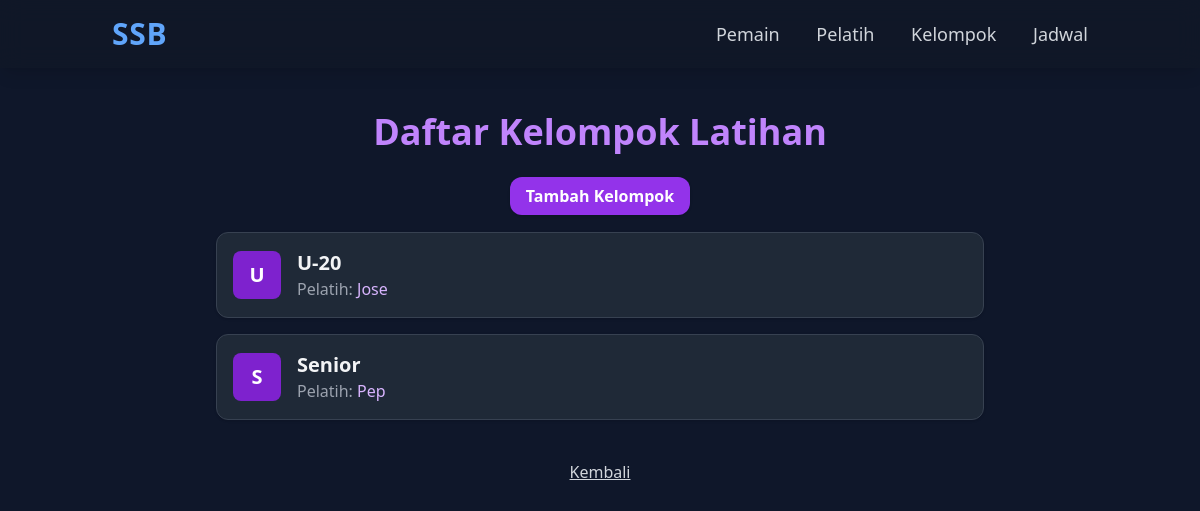
Page /groups/ on the earlier database version.
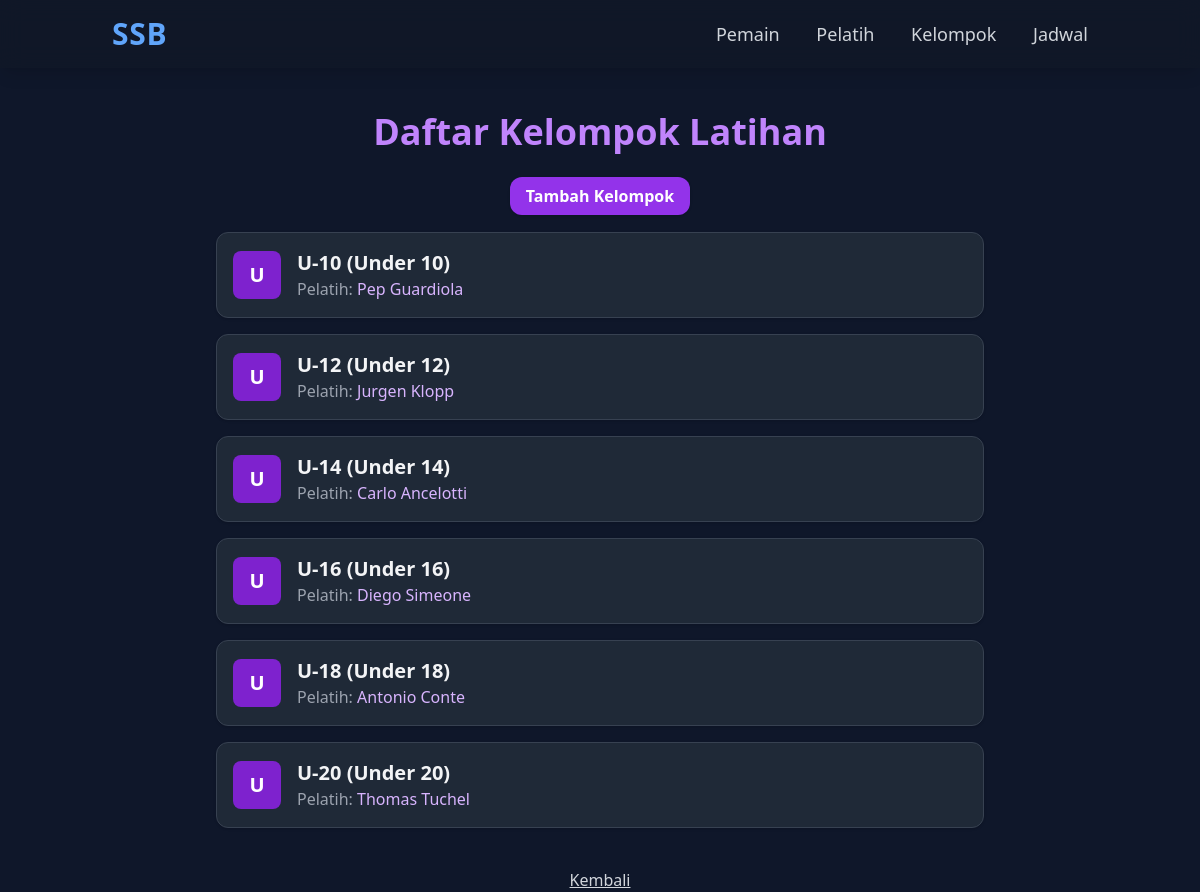
Same page on the later database version.
### academy/models.py (models this page shows, shortened)
class Group(models.Model):
    name = models.CharField(max_length=50)
    coach = models.ForeignKey(Coach, on_delete=models.SET_NULL, null=True)

class Coach(models.Model):
    name = models.CharField(max_length=100)
    license_level = models.CharField(max_length=50, blank=True)
    phone = models.CharField(max_length=20, blank=True)
    photo = models.ImageField(upload_to='coaches/', blank=True)

### academy/views.py (the view)
# urls.py: path('groups/', views.group_list, name='group_list'),
def group_list(request):
    groups = Group.objects.all()
    return render(request, 'academy/group_list.html', {'groups': groups})

### academy/templates/academy/group_list.html (shortened to what this page needs)
{% extends "academy/base.html" %}
{% block content %}
<h1 class="text-4xl font-bold text-purple-400 mb-8 text-center">Daftar Kelompok Latihan</h1>
<div class="text-center mb-6">
    <a href="/groups/add/"
       class="bg-purple-600 hover:bg-purple-500 text-white font-semibold py-2 px-4 rounded-xl shadow">
        Tambah Kelompok
    </a>
</div>
<div class="space-y-4 max-w-3xl mx-auto">
    {% for g in groups %}
    <a href="/groups/{{ g.id }}/"
       class="block bg-gray-800 hover:bg-gray-700 rounded-xl border border-gray-700 p-4 transition shadow">
        <div class="flex items-center space-x-4">
            <div class="bg-purple-700 w-12 h-12 rounded-lg flex items-center justify-center text-white font-bold text-xl">
                {{ g.name|slice:":1" }}
            </div>
            <div>
                <h3 class="text-xl font-bold text-gray-100">{{ g.name }}</h3>
                <p class="text-gray-400">
                    Pelatih:
                    {% if g.coach %}
                        <span class="text-purple-300">{{ g.coach.name }}</span>
                    {% else %}
                        -
                    {% endif %}
                </p>
            </div>
        </div>
    </a>
    {% endfor %}
</div>
<div class="text-center mt-10">
    <a href="/" class="text-gray-300 hover:text-gray-100 underline">Kembali</a>
</div>
{% endblock %}

### academy/templates/academy/base.html (shortened to what this page needs)
{% load static %}
<!DOCTYPE html>
<html lang="en">
<head>
    <script src="https://cdn.tailwindcss.com"></script>
</head>
<body class="text-gray-200">
    <div class="fixed top-0 left-0 right-0 z-50">
        {% include "academy/navbar.html" %}
    </div>
    <main class="container mx-auto pt-28 px-6">
        {% block content %}{% endblock %}
    </main>
</body>
</html>

### academy/templates/academy/navbar.html
<nav class="bg-gray-900/80 backdrop-blur-md shadow-lg">
    <div class="container mx-auto flex justify-between items-center py-4 px-6">
        <a href="/" class="text-3xl font-extrabold text-blue-400 tracking-wide">
            SSB
        </a>
        <div class="space-x-8 text-gray-300 font-medium text-lg">
            <a href="/players/" class="hover:text-blue-400">Pemain</a>
            <a href="/coaches/" class="hover:text-blue-400">Pelatih</a>
            <a href="/groups/" class="hover:text-blue-400">Kelompok</a>
            <a href="/schedules/" class="hover:text-blue-400">Jadwal</a>
        </div>
    </div>
</nav>

### academy/templates/academy/base.html (style rules this page uses)
body { background: #0f172a; }

Differences in the rows shown:
removed Group: name "U", name "U-20", coach.name "Jose"
changed Group: name "S" → "U"; name "Senior" → "U-10 (Under 10)"; coach.name "Pep" → "Pep Guardiola"
added Group: name "U", name "U-12 (Under 12)", coach.name "Jurgen Klopp"
added Group: name "U", name "U-14 (Under 14)", coach.name "Carlo Ancelotti"
added Group: name "U", name "U-16 (Under 16)", coach.name "Diego Simeone"
added Group: name "U", name "U-18 (Under 18)", coach.name "Antonio Conte"
added Group: name "U", name "U-20 (Under 20)", coach.name "Thomas Tuchel"
